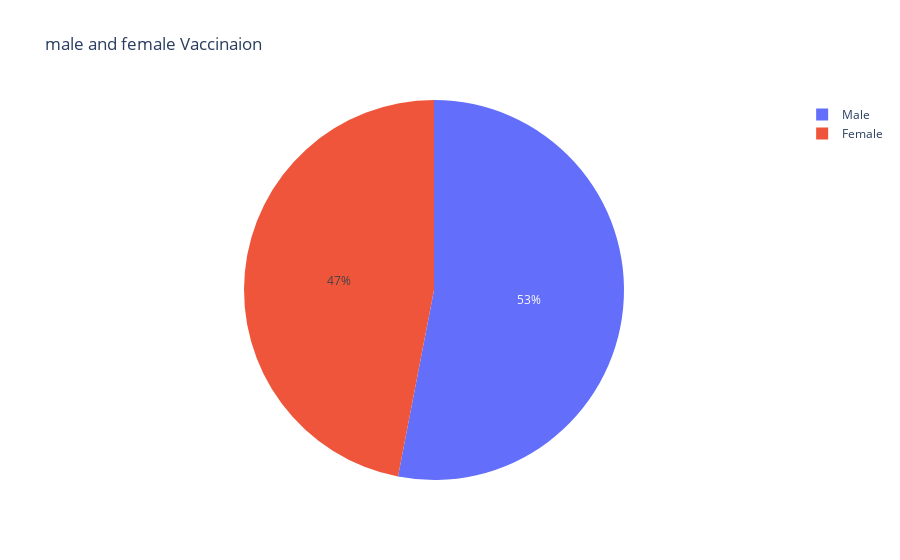

Notebook source saved alongside this figure:
### Code cell
#to create a piplot to see the vaccineotion of male and female

male=vaccination["Male(Individuals Vaccinated)"].sum()
female=vaccination["Female(Individuals Vaccinated)"].sum()
px.pie(names=["Male","Female"],values=[male,female],title="male and female Vaccinaion")

### Figure 1 — Plotly figure (JSON) as saved in the notebook; plotly's stock layout.template omitted (floating-point values rounded to 4 significant figures)
{"data": [{"domain": {"x": [0, 1], "y": [0, 1]}, "hovertemplate": "label=%{label}<br>value=%{value}<extra></extra>", "labels": ["Male", "Female"], "legendgroup": "", "name": "", "showlegend": true, "type": "pie", "values": [7138698858, 6321628736]}], "layout": {"legend": {"tracegroupgap": 0}, "title": {"text": "male and female Vaccinaion"}}}
